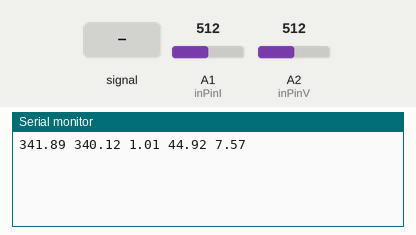
Recording of a sketch running on a simulated Arduino Uno, built with avr-gcc and run on an emulated ATmega328P. Parts: the last lines printed to the serial monitor. The test bench sets the inputs (shaded band); at power-on: A1 (inPinI) = 512, A2 (inPinV) = 512.

Above: at 1.2 s.
1.3 s: A1 (inPinI) fed a 200 Hz sine of ±81 counts around its level
At 2.6 s:
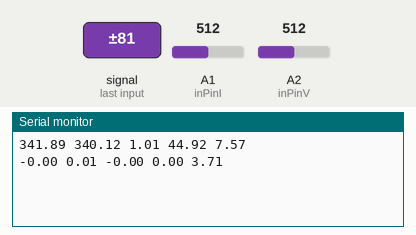
2.8 s: A1 (inPinI) set to 716
At 3.6 s:
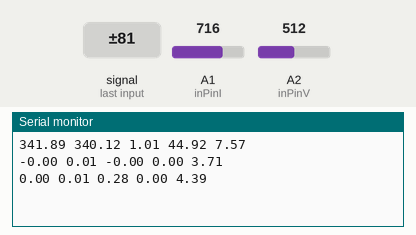
4.3 s: A2 (inPinV) set to 716
At 5.0 s:
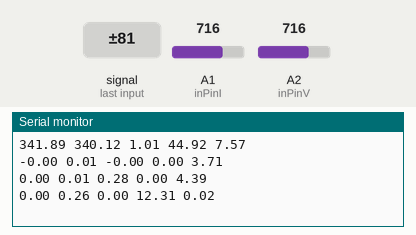
5.8 s: A1 (inPinI) set to 900
At 7.1 s:
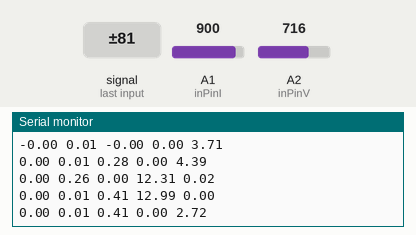
7.3 s: A2 (inPinV) set to 900
At 8.0 s:
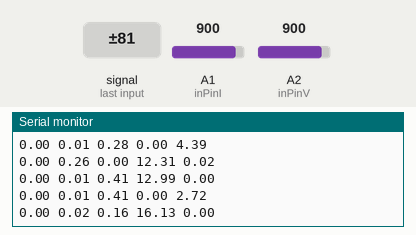
Timing chart, 0 to 9.8 s (numbered marks = the images above; inputs shaded):
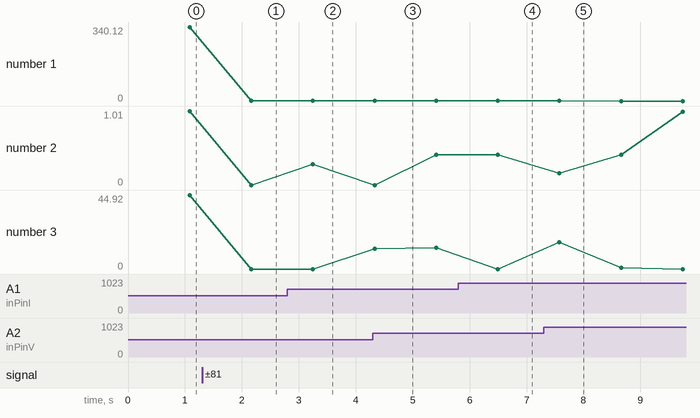

Measured:
- after the input at 1.3 s, the serial monitor: prints a new line after 0.86 s (image 1)
- after the input at 2.8 s, the serial monitor: prints a new line after 0.45 s (image 2)
- after the input at 4.3 s, the serial monitor: prints a new line at once (image 3)
- after the input at 5.8 s, the serial monitor: prints a new line after 0.69 s (image 4)
- after the input at 7.3 s, the serial monitor: prints a new line after 0.28 s (image 5)
- plotted number 1: 340.12 → 0.01 after the input at 1.3 s
- plotted number 2: 0 → 0.28 after the input at 2.8 s, 0.28 → 0.41 after the input at 4.3 s
- plotted number 3: 0 → 12.99 after the input at 4.3 s

The sketch:

basicSketchWCal.pde
```cpp
//Basic energy monitoring sketch
//Authors: Trystan Lea, Eric Sandeen

//Licenced under GNU General Public Licence more details here
// openenergymonitor.org

//Sketch measures voltage and current.
//and then calculates useful values like real power,
//apparent power, powerfactor, Vrms, Irms.

//Setup variables
int numberOfSamples = 3000;

//Set Voltage and current input pins
int inPinV = 2;
int inPinI = 1;

//Sanity check calibration method thanks to Eric Sandeen http://sandeen.net/wordpress
//See discussion here: http://openenergymonitor.org/emon/node/59
//Enter the values of your setup below

// Voltage is reduced both by wall xfmr & voltage divider
#define AC_WALL_VOLTAGE        122
#define AC_ADAPTER_VOLTAGE     15.2
// Ratio of the voltage divider in the circuit
#define AC_VOLTAGE_DIV_RATIO   11
// CT: Voltage depends on current, burden resistor, and turns
#define CT_BURDEN_RESISTOR    68
#define CT_TURNS              1012

//Calibration coeficients
//These need to be set in order to obtain accurate results
//Set the above values first and then calibrate futher using normal calibration method described on how to build it page.
double VCAL = 1.0;
double ICAL = 1.0;
double PHASECAL = 2.3;

// Initial gueses for ratios, modified by VCAL/ICAL tweaks
#define AC_ADAPTER_RATIO       (AC_WALL_VOLTAGE / AC_ADAPTER_VOLTAGE)
double V_RATIO = AC_ADAPTER_RATIO * AC_VOLTAGE_DIV_RATIO * 5 / 1024 * VCAL;
double I_RATIO = (long double)CT_TURNS / CT_BURDEN_RESISTOR * 5 / 1024 * ICAL;

//Sample variables
int lastSampleV,lastSampleI,sampleV,sampleI;

//Filter variables
double lastFilteredV, lastFilteredI, filteredV, filteredI;
double filterTemp;

//Stores the phase calibrated instantaneous voltage.
double shiftedV;

//Power calculation variables
double sqI,sqV,instP,sumI,sumV,sumP;

//Useful value variables
double realPower,
       apparentPower,
       powerFactor,
       Vrms,
       Irms;

void setup()
{
   Serial.begin(9600);
}

void loop()
{

for (int n=0; n<numberOfSamples; n++)
{

   //Used for offset removal
   lastSampleV=sampleV;
   lastSampleI=sampleI;

   //Read in voltage and current samples.
   sampleV = analogRead(inPinV);
   sampleI = analogRead(inPinI);

   //Used for offset removal
   lastFilteredV = filteredV;
   lastFilteredI = filteredI;

   //Digital high pass filters to remove 2.5V DC offset.
   filteredV = 0.996*(lastFilteredV+sampleV-lastSampleV);
   filteredI = 0.996*(lastFilteredI+sampleI-lastSampleI);

   //Phase calibration goes here.
   shiftedV = lastFilteredV + PHASECAL * (filteredV - lastFilteredV);

   //Root-mean-square method voltage
   //1) square voltage values
   sqV= filteredV * filteredV;
   //2) sum
   sumV += sqV;

   //Root-mean-square method current
   //1) square current values
   sqI = filteredI * filteredI;
   //2) sum
   sumI += sqI;

   //Instantaneous Power
   instP = shiftedV * filteredI;
   //Sum
   sumP +=instP;
}

//Calculation of the root of the mean of the voltage and current squared (rms)
//Calibration coeficients applied.
Vrms = V_RATIO*sqrt(sumV / numberOfSamples);
Irms = I_RATIO*sqrt(sumI / numberOfSamples);

//Calculation power values
realPower = V_RATIO*I_RATIO*sumP / numberOfSamples;
apparentPower = Vrms * Irms;
powerFactor = realPower / apparentPower;

//Output to serial
Serial.print(realPower);
Serial.print(' ');
Serial.print(apparentPower);
Serial.print(' ');
Serial.print(powerFactor);
Serial.print(' ');
Serial.print(Vrms);
Serial.print(' ');
Serial.println(Irms);

//Reset accumulators
sumV = 0;
sumI = 0;
sumP = 0;

}
```
